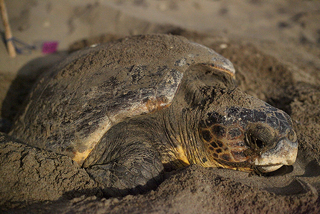
#> input picture Master_code/input_0_zoom.png, 320 x 214 px, found by its file name
$ python Index.py
#> lines starting #> are read from the running program, lines starting #| are printed output that depends on the picture; after the words box and inside, x2 and y2 are one past the last pixel; in counts of white or black regions, pixels touching at a corner belong together; long printed decimals are rounded
### Master_code/efficiency.py
import numpy as np

def mse(imageA, imageB):
    # sum of the squared difference between the two images;
    # the two images must have the same dimension
    err = np.sum((imageA.astype("float") - imageB.astype("float")) ** 2)
    err /= float(imageA.shape[0] * imageA.shape[1])

    return err


#CHANGE TO JUST THE MASK
# [8 lines left out: function psnr, not called in this run]

from skimage import io

### Master_code/Index.py
from Nonlinear_diff import *
from CDD import *
from efficiency import *
from PIL import Image
from skimage import color
from skimage.color import rgb2gray
from skimage import io, img_as_ubyte
import matplotlib.pyplot as plt
import numpy as np
from TV import *
from skimage.filters import gaussian
import cv2

# Function to generate a mask with a small square in the middle
def generate_square_mask(image, square_size=50):
    mask = np.zeros(image.shape, dtype=bool)
    center_x, center_y = image.shape[1] // 2, image.shape[0] // 2
    half_size = square_size // 2
    mask[center_y - half_size:center_y + half_size, center_x - half_size:center_x + half_size] = True
    return mask


def generate_gaussian_noise_mask(image, noise_level=0.1, threshold_factor=1.0):
    # Generate Gaussian noise
    noise = np.random.normal(0, noise_level, image.shape)

    # Calculate threshold based on noise level and factor
    threshold = noise_level * threshold_factor

    # Create a boolean mask where the noise exceeds the threshold
    mask = np.abs(noise) > threshold

    return mask


# Function to generate a mask with random pixels set to 0
def generate_random_pixel_mask(image, mask_ratio=0.1):
    # Create a mask with the same shape as the image, initialized to False
    mask = np.zeros(image.shape, dtype=bool)
    # Calculate the number of pixels to be masked
    num_pixels = image.size
    num_masked_pixels = int(num_pixels * mask_ratio)
    # Randomly choose indices to set to 0
    indices = np.random.choice(num_pixels, num_masked_pixels, replace=False)
    # Set the chosen indices in the mask to True
    mask.flat[indices] = True
    return mask


# Load the images
original = io.imread(r"C:\Users\kizer\Master_code\input_0_zoom.png")
#> original is the input picture: shape (214, 320, 3); mean R, G, B 97.1, 82.4, 63.8
gray_image = color.rgb2gray(original)
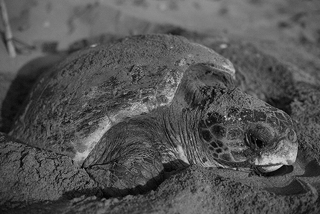
#> gray_image: shape (214, 320) float64; min 0, max 0.849, mean 0.33
'''
noise_level = 0.1  # Adjust this value to change the noise intensity
threshold_factor = 1.5  # Adjust this value to control mask density
mask = generate_gaussian_noise_mask(gray_image, noise_level, threshold_factor)

masked_image = np.copy(gray_image)
masked_image[mask] = 0
'''

# Generate a mask with a small square in the middle
mask = generate_square_mask(gray_image, square_size=50)
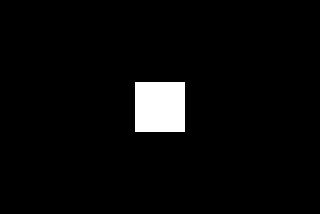
#> mask: shape (214, 320) bool; 3.7% white; 1 white region, box (x1, y1, x2, y2) and area: (135, 82, 185, 132) 2500

# Apply the mask to the grayscale image (set masked areas to 0)
masked_image = np.copy(gray_image)
masked_image[mask] = 0
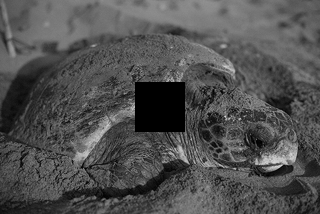
#> masked_image: shape (214, 320) float64; 3.65% of pixels changed, all inside (x1, y1, x2, y2) = (135, 82, 185, 132)

# Apply the mask (highlight masked areas in red for visibility)
gray_image_rgb = np.stack([gray_image]*3, axis=-1)
gray_image_rgb[mask] = [1, 0, 0]  # Red color for masked areas
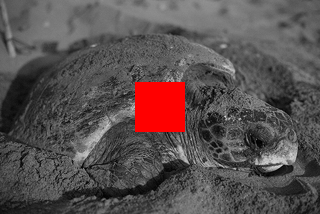
#> gray_image_rgb: shape (214, 320, 3) float64; mean of channels 0, 1, 2 0.353, 0.317, 0.317; drawn as R, G, B
print("mse = ", mse(gray_image, masked_image))
#> in mse, `err = np.sum((imageA.astype("float") - imageB.astype("float")) ** 2)`: err = 367.9
#> in mse, `err /= float(imageA.shape[0] * imageA.shape[1])`: err = 0.00537
#| mse =  0.005373
print(cv2.PSNR(gray_image, masked_image))
#| 70.829

'''
NDF = nonlinearDiffusionFilter(masked_image, iterations=14, lamb=0.31, tau=0.125)
print("mse = ", mse(gray_image, NDF))

# Calculate PSNR
#psnr_value = psnr(gray_image, inpainted_image_uint8)
psnr_value = cv2.PSNR(gray_image, NDF)
print(f"PSNR: {psnr_value} dB")

# Display the images using matplotlib
fig, axes = plt.subplots(1, 3, figsize=(15, 5))
axes[0].imshow(masked_image, cmap='gray')
axes[0].set_title('Original Grayscale Image')
axes[0].axis('off')

axes[1].imshow(gray_image_rgb)
axes[1].set_title('Masked Image')
axes[1].axis('off')

axes[2].imshow(NDF, cmap='gray')
axes[2].set_title('Inpainted Image')
axes[2].axis('off')

plt.show()
'''
'''
# Gaussian filter
gauss_img = gaussian(masked_image, sigma=1)

print("mse = ", mse(gray_image, gauss_img))

# Calculate PSNR
#psnr_value = psnr(gray_image, inpainted_image_uint8)
psnr_value = cv2.PSNR(gray_image, gauss_img)
print(f"PSNR: {psnr_value} dB")


# Display the images using matplotlib
fig, axes = plt.subplots(1, 3, figsize=(15, 5))
axes[0].imshow(masked_image, cmap='gray')
axes[0].set_title('Original Grayscale Image')
axes[0].axis('off')

axes[1].imshow(gray_image_rgb)
axes[1].set_title('Masked Image')
axes[1].axis('off')

axes[2].imshow(gauss_img, cmap='gray')
axes[2].set_title('Inpainted Image')
axes[2].axis('off')

plt.show()
'''

'''
# Run inpainting
uk, N= TV(gray_image, 1, mask, 5000, 0.5)
print("mse = ", mse(gray_image, uk))

# Calculate PSNR
#psnr_value = psnr(gray_image, inpainted_image_uint8)
psnr_value = cv2.PSNR(gray_image, uk)
print(f"PSNR: {psnr_value} dB")

print("mse = ", mse(gray_image, uk))

if psnr_value < 20:
    print("The image has poorly been conserved")
elif 20 < psnr_value < 40:
    print("The restored image is good")
else:
    print("The quality of the restored image is excellent")


# Display the images using matplotlib

fig, axes = plt.subplots(1, 3, figsize=(15, 5))
axes[0].imshow(masked_image, cmap='gray')
axes[0].set_title('Original Grayscale Image')
axes[0].axis('off')

axes[1].imshow(gray_image_rgb)
axes[1].set_title('Masked Image')
axes[1].axis('off')

axes[2].imshow(uk, cmap='gray')
axes[2].set_title('Inpainted Image')
axes[2].axis('off')

plt.show()
'''

'''
# Example CDD:
p = 1
# Define the g function based on curvature
g = lambda s: s**p
#g = lambda s: 1 / (1 + s)
# Inpaint the image
inpainted_image = cdd_inpainting(masked_image, mask, g, iterations=5000, tau=0.03)

# Normalize the inpainted image to the range [0, 1]
inpainted_image_normalized = (inpainted_image - np.min(inpainted_image)) / (np.max(inpainted_image) - np.min(inpainted_image))

# Convert the inpainted image back to uint8 format for display
inpainted_image_uint8 = img_as_ubyte(inpainted_image_normalized)

# Calculate PSNR
#psnr_value = psnr(gray_image, inpainted_image_uint8)
psnr_value = cv2.PSNR(gray_image, inpainted_image)
print(f"PSNR: {psnr_value} dB")

print("mse = ", mse(gray_image, inpainted_image))

if psnr_value < 20:
    print("The image has poorly been conserved")
elif 20 < psnr_value < 40:
    print("The restored image is good")
else:
    print("The quality of the restored image is excellent")

# Display the images using matplotlib

fig, axes = plt.subplots(1, 3, figsize=(15, 5))
axes[0].imshow(masked_image, cmap='gray')
axes[0].set_title('Original Grayscale Image')
axes[0].axis('off')

axes[1].imshow(gray_image_rgb)
axes[1].set_title('Masked Image')
axes[1].axis('off')

axes[2].imshow(inpainted_image_uint8, cmap='gray')
axes[2].set_title('Inpainted Image')
axes[2].axis('off')

plt.show()

'''
